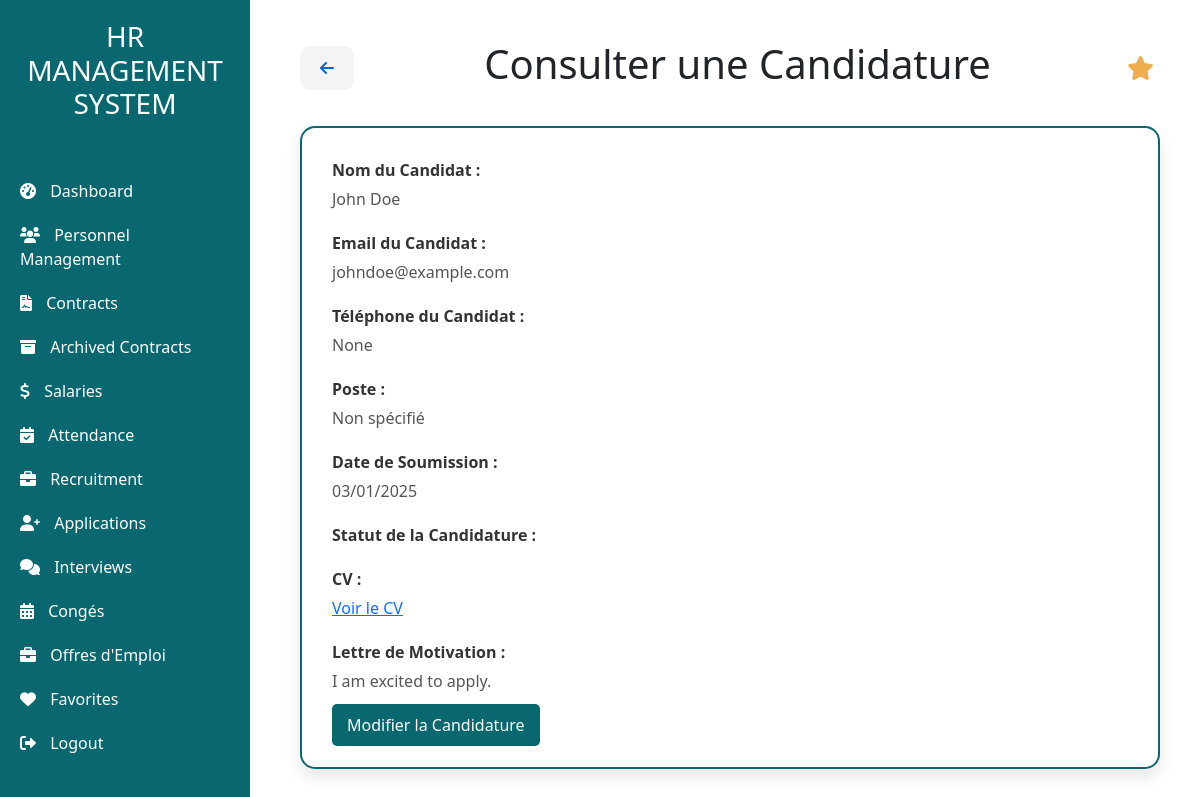
Page /Condidature/consulter/1 (signed in) on the committed database.
### recrutement/models.py (models this page shows, shortened)
class Candidature(models.Model):
    class StatutCandidatureChoices(models.TextChoices):
        EN_ATTENTE = 'En attente', _('En attente')
        ACCEPTE = 'Accepté', _('Accepté')
        REJETE = 'Rejeté', _('Rejeté')
    id_candidature = models.AutoField(primary_key=True)
    id_offre = models.ForeignKey(Offre_emploi, on_delete=models.CASCADE, related_name="candidatures")  # Cascade delete
    nom_candidat = models.CharField(max_length=100, verbose_name=_("Candidate Name"))
    email_candidat = models.EmailField(verbose_name=_("Candidate Email"), null=True, blank=True)
    telephone_candidat = models.IntegerField(verbose_name=_("Candidate Telephone"), null=True, blank=True)
    cv = models.FileField(upload_to='candidatures/cv/', verbose_name=_("Resume"))
    lettre_motivation = models.TextField(verbose_name=_("Cover Letter"), null=True, blank=True)
    date_candidature = models.DateTimeField(default=timezone.now, verbose_name=_("Application Date"))
    statut_candidature = models.CharField(
        max_length=20,
        choices=StatutCandidatureChoices.choices,
        default=StatutCandidatureChoices.EN_ATTENTE,
        verbose_name=_("Application Status"),
    )
    class Meta:
        verbose_name = _("Candidature")
        verbose_name_plural = _("Candidatures")
        ordering = ['-date_candidature']

### recrutement/views.py (the view)
# urls.py: path('Condidature/consulter/<int:candidature>', recrutement_views.consulter_candidature, name='consulter_candidature'),
@login_required
def consulter_candidature(request, candidature):
    fetched_candidature = get_object_or_404(Candidature, id_candidature=candidature)
    candidature_info = {
        'id_candidature': fetched_candidature.id_candidature,
        'nom_candidat': fetched_candidature.nom_candidat,
        'email_candidat': fetched_candidature.email_candidat,
        'telephone_candidat': fetched_candidature.telephone_candidat,
        'poste': fetched_candidature.id_offre.titre if fetched_candidature.id_offre else "Non spécifié",
        'date_candidature': fetched_candidature.date_candidature,
        'cv': fetched_candidature.cv.url if fetched_candidature.cv else None,
        'lettre_motivation': fetched_candidature.lettre_motivation,
        'statut': fetched_candidature.statut_candidature,
    }
    return render(request, 'candidature/consulter_candidature.html', {'candidature': candidature_info
                                                                      , 'current_url': request.path.lstrip('/')})

### recrutement/templates/candidature/consulter_candidature.html (shortened to what this page needs)
<!DOCTYPE html>
<html lang="fr">
<head>
    <link href="https://cdn.jsdelivr.net/npm/bootstrap@5.3.0/dist/css/bootstrap.min.css" rel="stylesheet">
</head>
<body>
    {% extends "base.html" %}
    {% block content %}
    <div class="main-content">
        <div class="d-flex justify-content-between align-items-center mb-4">
            <a href="javascript:history.back()" class="go-back-btn" title="Retour">
                <i class="fas fa-arrow-left"></i>
            </a>
            <h1>Consulter une Candidature</h1>
            <button class="favorite-btn" title="Ajouter aux Favoris" onclick="toggleFavorite('candidature_{{ candidature.id_candidature }}')">
                <i class="fas fa-star"></i>
            </button>
        </div>
        <div class="frame-container">
            <div class="job-detail">
                <label>Nom du Candidat :</label>
                <p>{{ candidature.nom_candidat }}</p>
            </div>
            <div class="job-detail">
                <label>Email du Candidat :</label>
                <p>{{ candidature.email_candidat }}</p>
            </div>
            <div class="job-detail">
                <label>Téléphone du Candidat :</label>
                <p>{{ candidature.telephone_candidat }}</p>
            </div>
            <div class="job-detail">
                <label>Poste :</label>
                <p>{% if candidature.id_offre %}{{ candidature.id_offre.titre }}{% else %}Non spécifié{% endif %}</p>
            </div>
            <div class="job-detail">
                <label>Date de Soumission :</label>
                <p>{{ candidature.date_candidature|date:"d/m/Y" }}</p>
            </div>
            <div class="job-detail">
                <label>Statut de la Candidature :</label>
            </div>
            <div class="job-detail">
                <label>CV :</label>
                <p><a href="{{ candidature.cv.url }}" target="_blank">Voir le CV</a></p>
            </div>
            <div class="job-detail">
                <label>Lettre de Motivation :</label>
                <p>{{ candidature.lettre_motivation }}</p>
            </div>
            <a href="{% url 'modifier_statut_candidature' candidature.id_candidature %}" class="btn-custom">Modifier la Candidature</a>
        </div>
    </div>
    {% endblock %}

### recrutement/templates/candidature/consulter_candidature.html (style rules this page uses)
body { font-family: 'Roboto', sans-serif; background-color: #f4f6f9; color: #333; }
.main-content { padding: 20px; }
.frame-container { background-color: #fff; padding: 30px; border-radius: 15px; box-shadow: 0 8px 16px rgba(0, 0, 0, 0.1); margin: 30px auto; max-width: 900px; border: 2px solid #08676F; }
.btn-custom { background-color: #08676F; color: #fff; text-decoration: none; padding: 10px 15px; border-radius: 5px; transition: background-color 0.3s; }
.favorite-btn { background-color: transparent; border: none; color: #f0ad4e; font-size: 1.5rem; cursor: pointer; transition: color 0.3s ease; }
.go-back-btn { background-color: #f5f5f5; color: #0066cc; border: none; padding: 10px 20px; font-size: 1rem; font-weight: bold; border-radius: 10px; transition: background-color 0.3s ease; text-decoration: none; }
.job-detail { margin-bottom: 20px; }
.job-detail label { font-weight: bold; color: #333; }
.job-detail p { margin: 5px 0 15px 0; color: #555; }

### rows in the picture
Candidature: nom_candidat "John Doe", email_candidat "johndoe@example.com", date_candidature "03/01/2025", lettre_motivation "I am excited to apply."

### other values in the picture
{{ candidature.telephone_candidat }} "None"
